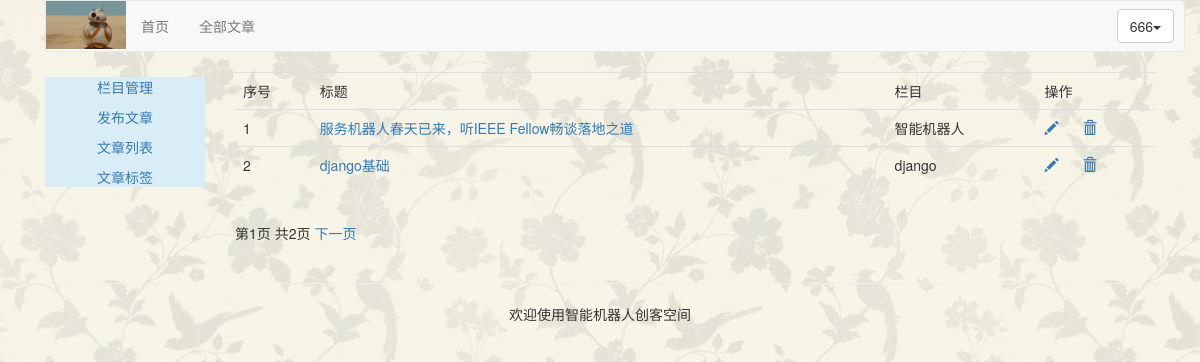
The page /article/article-list/ (signed in) on the database its author committed.
### article/models.py (models this page shows, shortened)
class ArticlePost(models.Model):
    author = models.ForeignKey(User, on_delete=models.CASCADE, related_name="article")
    title = models.CharField(max_length=200)
    slug = models.SlugField(max_length=500)
    column = models.ForeignKey(ArticleColumn, on_delete=models.CASCADE, related_name="article_column")
    body = models.TextField()
    created = models.DateTimeField(default=timezone.now)
    updated = models.DateTimeField(auto_now=True)
    users_like = models.ManyToManyField(User, related_name="articles_like", blank=True)
    article_tag = models.ManyToManyField(ArticleTag, related_name='article_tag', blank=True)
    class Meta:
        ordering = ("-updated",)
        index_together = (('id', 'slug'),)
    def get_absolute_url(self):
        return reverse("article:article_detail", args=[self.id, self.slug])

class ArticleColumn(models.Model):
    user = models.ForeignKey(User, on_delete=models.CASCADE, related_name='article_column')
    column = models.CharField(max_length=200)
    created = models.DateField(auto_now_add=True)
    def __str__(self):
        return self.column

### article/views.py (the view)
# urls.py: path('article-list/', views.article_list, name="article_list"),
@login_required(login_url='/account/login')
def article_list(request):
    articles_list = ArticlePost.objects.filter(author=request.user)
    paginator = Paginator(articles_list, 2)
    page = request.GET.get('page')
    try:
        current_page = paginator.page(page)
        articles = current_page.object_list
    except PageNotAnInteger:
        current_page = paginator.page(1)
        articles = current_page.object_list
    except EmptyPage:
        current_page = paginator.page(paginator.num_pages)
        articles = current_page.object_list
    return render(request, "article/article_list.html", {"articles": articles, "page": current_page})

### templates/article/article_list.html (shortened to what this page needs)
{% extends "article/article-base.html" %}
{% load staticfiles %}
{% block content %}
<div>
    <table class="table table-hover">
        <tr>
            <td>序号</td>
            <td>标题</td>
            <td>栏目</td>
            <td>操作</td>
        </tr>
        {% for article in articles %}
        <tr id={{ article.id }}>
            <td>{{ forloop.counter }}</td>
            <td><a href="{{ article.get_absolute_url }}">{{ article.title }}</a></td>
            <td>{{ article.column }}</td>
            <td>
                <a name="edit" href="{% url 'article:redit_article' article.id %}"><span class="glyphicon glyphicon-pencil"></span></a>
                <a nane="delete" href="javascript:" onclick="del_article(this, {{ article.id }})"><span class="glyphicon glyphicon-trash" style="margin-left:20px;"></span></a>
            </td>
        </tr>
        {% endfor %}
    </table>
    {% include "article/pagination.html" %}
</div>
{% endblock %}

### templates/article/article-header.html (shortened to what this page needs)
{% load staticfiles %}
<div class="container">
    <nav class="navbar navbar-default" role="navigation">
        <div class="navbar-header">
            <a href="{% url 'home' %}">
                <img width="80px" src="{% static 'images/avatar.gif' %}">
            </a>
        </div>
        <div>
            <ul class="nav navbar-nav" role="tablist">
                <li><a href="{% url 'home' %}">首页</a></li>
                <li><a href="{% url 'article:article_titles' %}">全部文章</a></li>
            </ul>
            <ul class="nav navbar-nav navbar-right" style="margin-right:10px">
                <li>
                        <div class="dropdown" style="margin-top:8px">
                            <button class="btn btn-default dropdown-toggle" type="button" id="dropdownMenu" data-toggle="dropdown">
                                {{ user.username }}<span class="caret"></span>
                            </button>
                        </div>
                    </li>
            </ul>
        </div>
    </nav>
</div>

### templates/article/article-base.html (style rules this page uses)
body { background-image:url(/static/images/background/background-article.jpg); }

### rows shown on the page
ArticlePost: title "服务机器人春天已来，听IEEE Fellow畅谈落地之道", column "智能机器人"
ArticlePost: title "django基础", column "django"

### other values the page prints
{{ user.username }} "666"
{{ page.number }} "1"
{{ page.paginator.num_pages }} "2"
